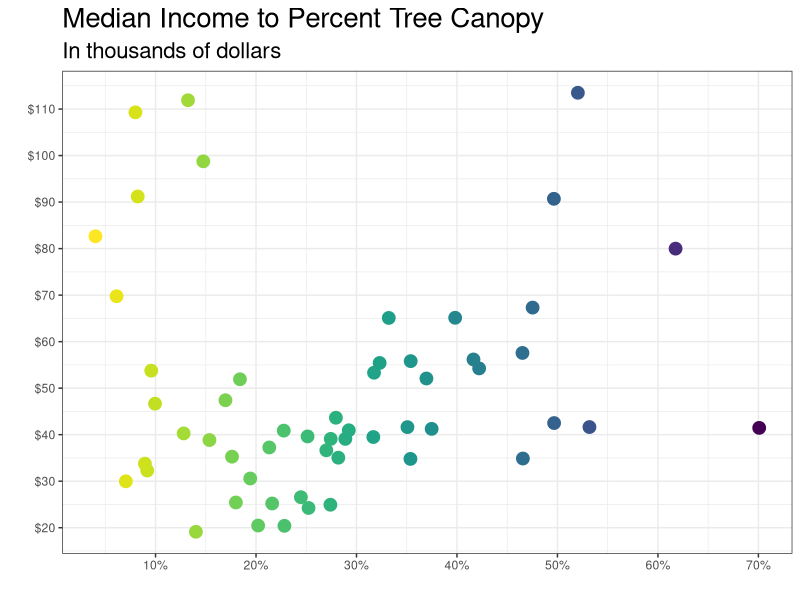
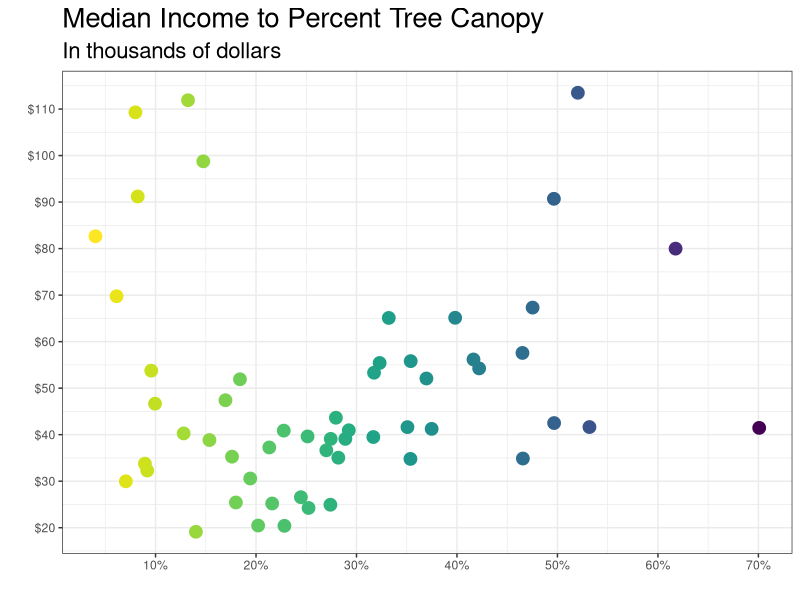

The R script that drew these images, in order:
#### Analysis of Community Statistical Areas
#### CSA poverty to tree canopy 

#################################################################
######## Install necessary packages and load libraries ##########
#################################################################

#install.packages('here', dependencies = T)
library(tidyverse)
library(here) # A helpful package for file management
library(viridis) # A pretty, colorblind-friendly set of palettes

# Turn off scientific notation
options(scipen = 999)

#######################################
####### NOTES ON BEST PRACTICE ########
#######################################

# 1. Use Projects rather than including rm(list=ls()): 
# * Why? 
#   * rm() doesn't actually ensure a truly clean workspace due to hidden items.
#   * Using a Project eliminates the need for local file directory paths, which will break on different computers.
#   * Allows the use of the here() package and function which ensures better cross-system compatability.
# * How?
#   * When starting a new project, use File > New Project the first time you create a new file.
#   * To ensure a clean workspace on startup, use RStudio > Preferences > General
#     * Uncheck "Restore .RData..."
#     * Set "Save Workspace to .RData on exit" to "never"
#     * Uncheck "Always save history..."
#   * Access Projects by doing any of the following:
#     * opening them directly from the Finder
#     * using File > Open Project
#     * using the Project drop-down in the upper-right of RStudio.
#
# 2. Be intentional in making graphs colorblind-accessible:
# * Why?
#   * The default ggplot palette is not strongly differentiated in value
#   * Non-colorblind-friendly palettes are not only inaccessible, but unclear when printed in black and white
# * How?
#   * Use premade palettes created with colorblindness in mind:
#     * A particluarly good one is Viridis, found and explained here: https://cran.r-project.org/web/packages/viridis/vignettes/intro-to-viridis.html
#     * Another option is to use the following:
# Colorblind-friendly palette
# cbPalette <- c("#999999", # Dark Gray
#                "#E69F00", # Mustard Yellow
#                "#56B4E9", # Sky Blue
#                "#009E73", # Strong Green
#                "#F0E442", # Lemon Yellow
#                "#0072B2", # Denim Blue
#                "#D55E00", # Rust Orange
#                "#CC79A7") # Lavender
# To use for fills, add
# scale_fill_manual(values=cbPalette)
# To use for line and point colors, add
# scale_colour_manual(values=cbPalette)

###############################
####### LOAD DATA ########
###############################

csa_tree_temp_demographics <- read_csv(here(
  # PATH
  "data", "output-data", "cleaned", "tree-temp-demographic-w-naip-lidar-use",
  # FILE NAME
  "csa_lidartree_temp_demographics.csv")) %>%
  select(matches("csa2010"), 
         matches("09-63_mean"),
         matches("temp_mean_aft"),
         matches("median_household_income"), 
         matches("percent_of_households_earning_less_than_25_000"), 
         matches("percent_of_households_earning_25_000_to_40_000"), 
         matches("percent_of_households_earning_40_000_to_60_000"), 
         matches("percent_of_households_earning_60_000_to_75_000"), 
         matches("percent_of_households_earning_more_than_75_000"), 
         matches("percent_of_family_households_living_below_the_poverty_line")) %>%
  mutate_at(vars(matches("percent")), round, 2)

###############################
####### PLOTTING STUFF ########
###############################

csa_tree_temp_demographics %>%
  ggplot() +
  geom_point(aes(x = median_household_income/1000,
                 y = `09-63_mean`,
                 color = `09-63_mean`),
             size=4) +
  coord_flip() +
  scale_color_viridis(direction = -1) +
  labs(title = "Median Income to Percent Tree Canopy",
       subtitle = "In thousands of dollars",
       x = "",
       y = "") +
  scale_x_continuous(label = scales::dollar_format(),
                     breaks = seq(0, 150, 10)) + 
  scale_y_continuous(label = scales::percent_format(accuracy = 1.0),
                     breaks = seq(0, 1, .1)) + 
  theme_bw() +
  theme(legend.position = "none",
        plot.title = element_text(size = 20),
        plot.subtitle = element_text(size = 16))
  
# Save to file
ggsave(filename = "median-income-to-mean-tree-cover.png",
       device = "png", path = here("data", "output-data", "income-to-treecover"),
       width = 6, height = 6, units = "in")
